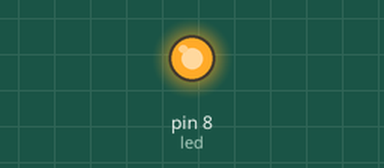
Simulated run of this sketch. Board: Arduino Uno, built with avr-gcc and run on an emulated ATmega328P. Shown: output pins drawn as LEDs (lit = HIGH).

Above: at 2.0 s.
At 6.0 s:
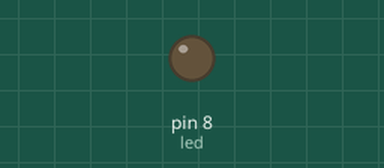
Timing chart, 0 to 10.4 s (numbered marks = the images above):
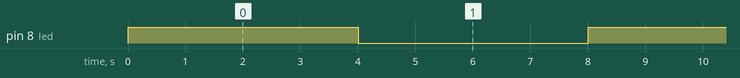

The sketch:

01-Blink.ino
```cpp
int led = 8;
int tempo = 4000;

void setup() {
    pinMode(led,  OUTPUT);
}

void loop() {
    digitalWrite(led, HIGH);
    delay(tempo);
    digitalWrite(led, LOW);
    delay(tempo);
}
```

Measured:
- by itself, pin 8 (led): alternates HIGH for 4.0 s and LOW for 4.0 s
